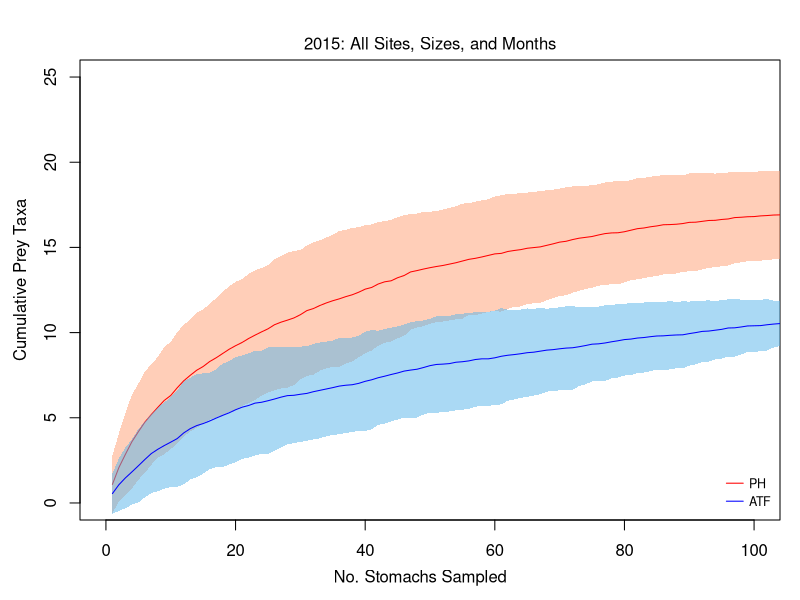
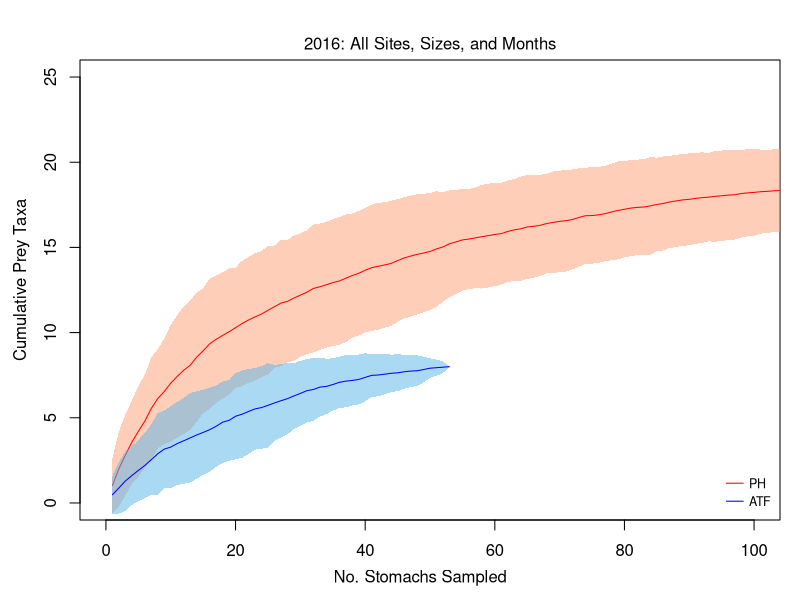
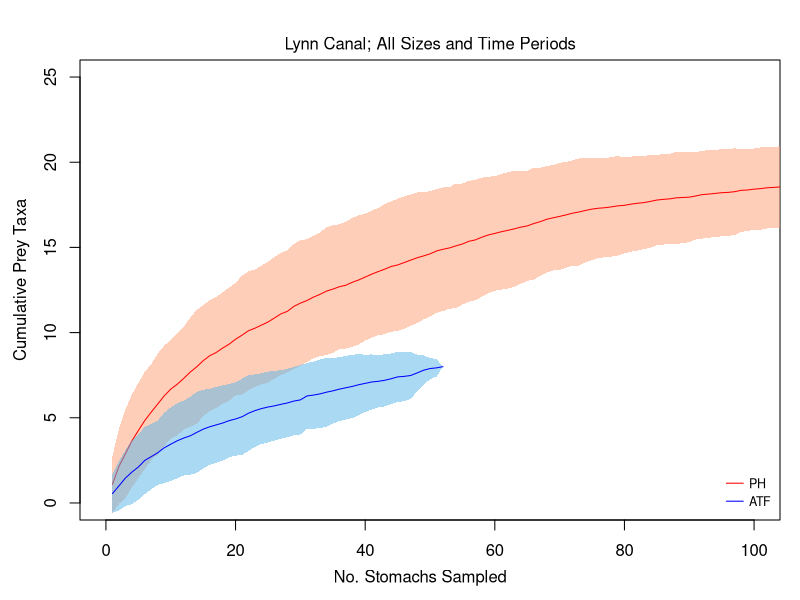
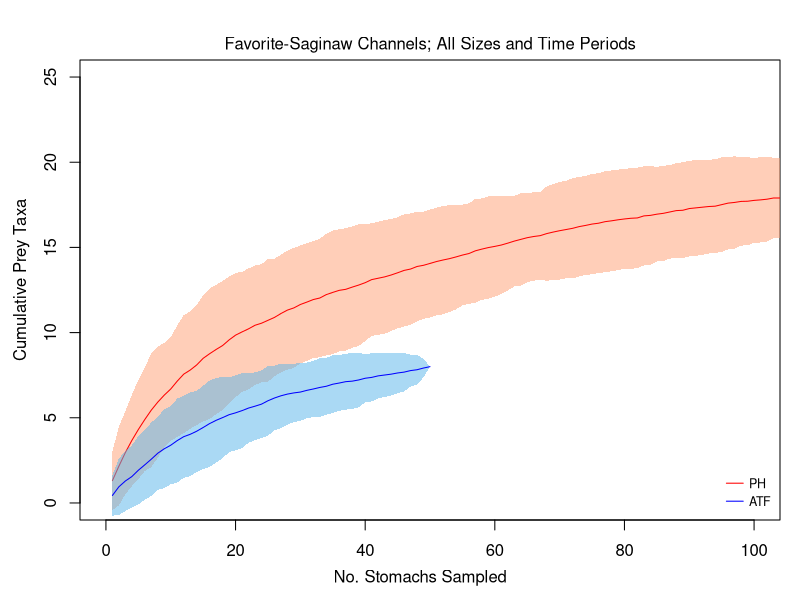
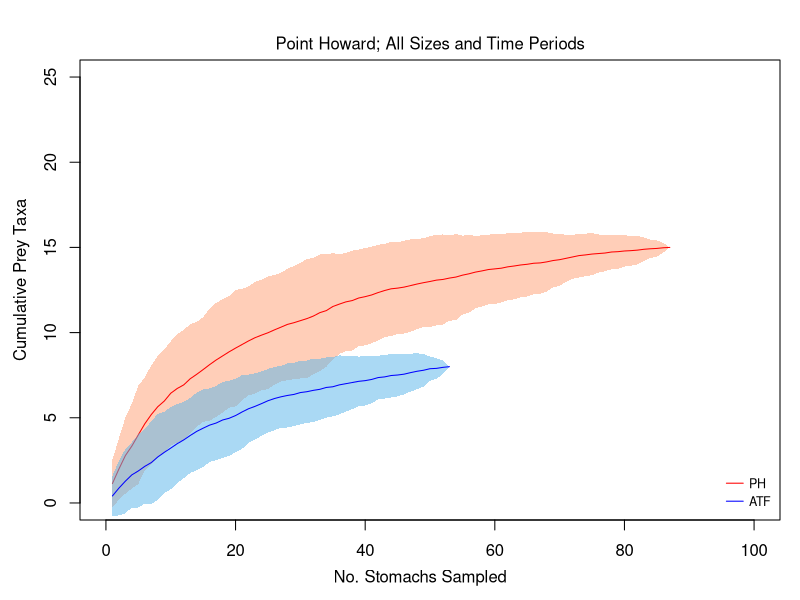
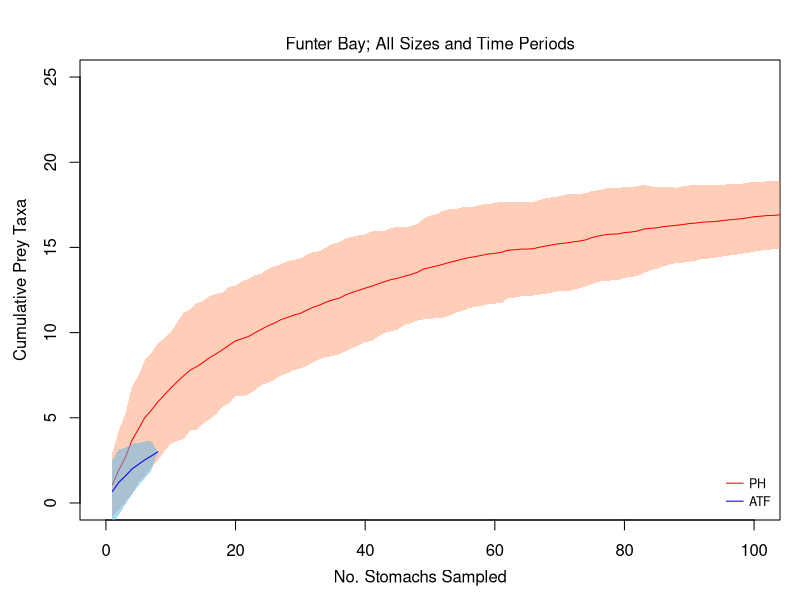
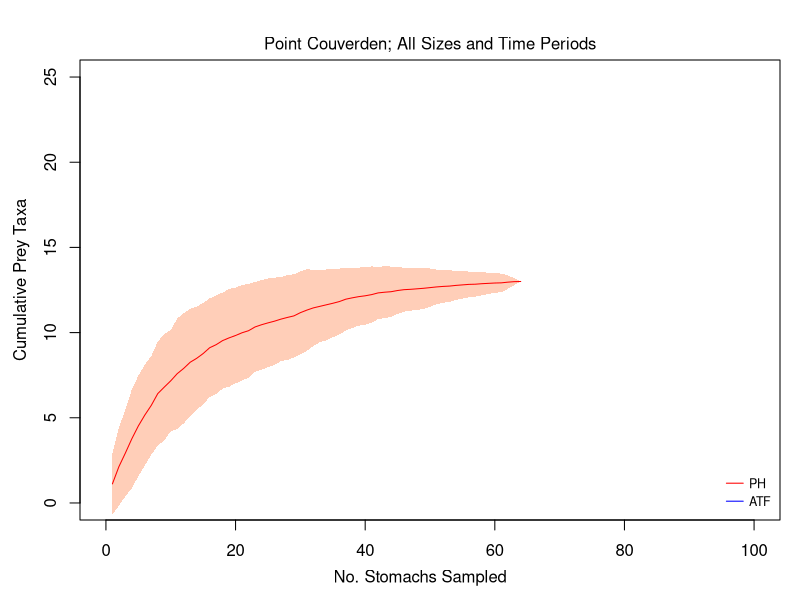
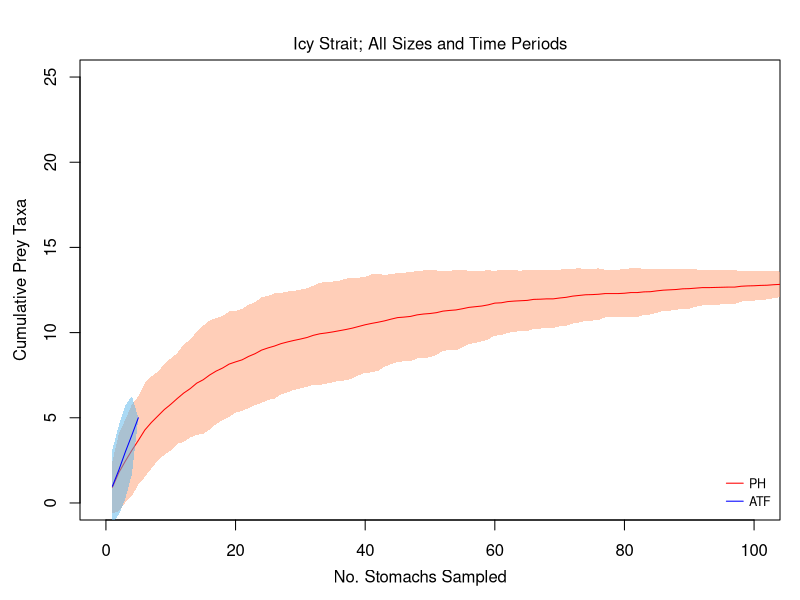

Reproduce these figures in R, in order.
# The code below cumulative prey curves from diets of Pacific Halibut (PH) and Arrowtooth Flounder (ATF). Predators were collected using hook-and-line near Juneau, AK in 2015 and 2016. See Barnes et al. (2021) for details.

# Rcode developed by: Cheryl Barnes
# cheryl.barnes@alaska.edu

# Reference:
# Barnes, C.L., A.H. Beaudreau, and R.N. Yamada (2021). The Role of size in trophic niche separation between two groundfish predators in Alaskan waters. Marine and Coastal Fisheries. doi:10.1002/mcf2.10141

setwd("~/Desktop/SEAK_FieldStudy/")
require(dplyr)
require(reshape2)
require(vegan)
###################################################################### 
# Import and prepare diet data:
PreyData = read.csv("Data/PH_ATF_DietData_SEAK.csv")

# Remove spring and fall months with very few samples (focus = summer):
PreyData$Year = as.factor(PreyData$Year)
PreyData = subset(PreyData, Month != 5 & Month != 9)

# Consolidate individual capture locations into sampling sites:
PreyData$Location = with(PreyData, 
ifelse(Grid.. < 1, "Chatham.Strait",
ifelse(Grid.. <= 3, "Lynn.Canal",
ifelse(Grid.. <= 7, "Favorite-Saginaw.Channel",
ifelse(Grid.. <= 8, "Pt.Howard",
ifelse(Grid.. <= 9, "Funter.Bay",
ifelse(Grid.. <= 10, "Other", 
ifelse(Grid.. <= 11, "Pt.Couverden", 
ifelse(Grid.. <= 13, "Icy.Strait", "Other")))))))))

# Remove locations outside of spatial extent, order others north to south, and rename:
PreyData = subset(PreyData, Location != "Other" & Location != "Chatham.Strait")
PreyData$Location = ordered(PreyData$Location, levels=c("Lynn.Canal", "Favorite-Saginaw.Channel", "Pt.Howard", "Funter.Bay", "Pt.Couverden", "Icy.Strait"))

# Remove unmeasured predators:
PreyData = subset(PreyData, Length..cm. != "NA")

# Assign size bins based on length:
PreyData$FL = round(PreyData$Length..cm., 0)
PreyData$FL_Bin = cut(PreyData$FL, breaks = c(0, 29, 39, 49, 59, 69, 79, 89, 99, 109, 119, 129, 139, 149, 159), include.lowest = F)
levels(PreyData$FL_Bin) = c("<30", "30-39", "40-49", "50-59", "60-69", "70-79", "80-89", "90-99", "100-109", "110-119", "120-129", "130-139", "140-149", "150-159")

# Select only non-empty stomachs for cumulative prey curves:
WithContents = subset(PreyData, Prey.Mass..g. > 0)

# Predict gape from length (see '01_AllometricGrowth' for linear relationships):
PH.data = subset(WithContents, Species == "PH")
  PH.data$GH = round((PH.data$Length..cm. * 1.11497), 0)
  PH.data$GW = round((PH.data$Length..cm. * 1.19663), 0)
ATF.data = subset(WithContents, Species == "ATF")  
  ATF.data$GH = round((ATF.data$Length..cm. * 2.14768), 0)
  ATF.data$GW = round((ATF.data$Length..cm. * 2.06384), 0)
All.data = rbind(PH.data, ATF.data) # recombine

# Assign size bins based on gape:
All.data$GH_Bin = cut(All.data$GH, breaks = c(0, 35, 55, 75, 95, 115, 135, 155, 175, 195, 215), include.lowest = F)
levels(All.data$GH_Bin) = c("<36", "36-55", "56-75", "76-95", "96-115", "116-135", "136-155", "156-175", "176-195", ">195")

All.data$GW_Bin = cut(All.data$GW, breaks = c(0, 35, 55, 75, 95, 115, 135, 155, 175, 195, 215), include.lowest = F)
levels(All.data$GW_Bin) = c("<36", "36-55", "56-75", "76-95", "96-115", "116-135", "136-155", "156-175", "176-195", ">195")

# Format long to wide:
PreyData_wide = dcast(All.data, Month + Day + Year + Location + PredatorData.PredatorID + Species + FL_Bin + GH_Bin + GW_Bin ~ ID_final_Mod, value.var = "Prey.Mass..g.", fun=sum)

###################################################################
# Construct cumulative prey curves to determine whether or not sufficient samples were collected for any one sampling group:
PH_data = subset(PreyData_wide, Species == "PH")
ATF_data = subset(PreyData_wide, Species == "ATF")
###################################################################
# Fig. S1 a) by year:

### 2015:
PH_2015 = subset(PH_data, Year == 2015)
ATF_2015 = subset(ATF_data, Year == 2015)

# Remove 'Species' column from data frames:
PH_2015sub = ifelse(PH_2015[10:ncol(PH_2015)] > 1, 1, 0)
ATF_2015sub = ifelse(ATF_2015[10:ncol(ATF_2015)] > 1, 1, 0)

# Species accumulation curves:
curve.PH_2015 = specaccum(PH_2015sub, method="random", permutations=100)
curve.ATF_2015 = specaccum(ATF_2015sub, method="random", permutations=100)

pdf("Plots/CumulativePreyCurve-2015.pdf",width=6.5,height=4.25)
par(mfrow=c(1, 1), mar=c(2,2,3,1), omi=c(0.4,0.4,0,0))

# Plot PH curve with CI:
plot(curve.PH_2015, 
     main="",
     ci.type = "polygon", ci.col = rgb(1, 158/255, 115/255, 0.5), ci.lty = 0, 
     col = "red",
     xlab = "", ylab="", 
     xlim = c(0,100), ylim = c(0,25))

# Add ATF curve and CIT to the same plot:
plot(curve.ATF_2015, 
     ci.type = "polygon", ci.col = rgb(86/255, 180/255, 233/255, 0.5), ci.lty = 0, 
     col = "blue",
     xlim = c(0,100), ylim = c(0,25), add = TRUE)

mtext("Cumulative Prey Taxa", side=2, line=0.5, outer=T)
mtext("No. Stomachs Sampled", side=1, line=-0.0, padj=0.5, outer=T)
mtext("2015: All Sites, Sizes, and Months", side=3, padj=-0.5, outer=F)
legend("bottomright", inset=0.005, legend=c("PH", "ATF"), bty="n", lwd=1, col=c("red", "blue"), lty=1, x.intersp=0.5, y.intersp=1.2, cex=0.75, seg.len=1.5)
dev.off()


### 2016:
PH_2016 = subset(PH_data, Year == 2016)
ATF_2016 = subset(ATF_data, Year == 2016)

# Remove 'Species' column from data frames:
PH_2016sub = ifelse(PH_2016[10:ncol(PH_2016)] > 1, 1, 0)
ATF_2016sub = ifelse(ATF_2016[10:ncol(ATF_2016)] > 1, 1, 0)

# Species accumulation curves:
curve.PH_2016 = specaccum(PH_2016sub, method="random", permutations=100)
curve.ATF_2016 = specaccum(ATF_2016sub, method="random", permutations=100)

pdf("Plots/CumulativePreyCurve-2016.pdf",width=6.5,height=4.25)
par(mfrow=c(1, 1), mar=c(2,2,3,1), omi=c(0.4,0.4,0,0))

# Plot PH curve with CI:
plot(curve.PH_2016, 
     main="",
     ci.type = "polygon", ci.col = rgb(1, 158/255, 115/255, 0.5), ci.lty = 0, 
     col = "red",
     xlab = "", ylab="", 
     xlim = c(0,100), ylim = c(0,25))

# Add ATF curve and CIT to the same plot:
plot(curve.ATF_2016, 
     ci.type = "polygon", ci.col = rgb(86/255, 180/255, 233/255, 0.5), ci.lty = 0, 
     col = "blue",
     xlim = c(0,100), ylim = c(0,25), add = TRUE)

mtext("Cumulative Prey Taxa", side=2, line=0.5, outer=T)
mtext("No. Stomachs Sampled", side=1, line=-0.0, padj=0.5, outer=T)
mtext("2016: All Sites, Sizes, and Months", side=3, padj=-0.5, outer=F)
legend("bottomright", inset=0.005, legend=c("PH", "ATF"), bty="n", lwd=1, col=c("red", "blue"), lty=1, x.intersp=0.5, y.intersp=1.2, cex=0.75, seg.len=1.5)
dev.off()
###################################################################
# Fig. S1 b) by site:
PH_LC = subset(PH_data, Location == "Lynn.Canal")
PH_FS = subset(PH_data, Location == "Favorite-Saginaw.Channel")
PH_PH = subset(PH_data, Location == "Pt.Howard")
PH_FB = subset(PH_data, Location == "Funter.Bay")
PH_PC = subset(PH_data, Location == "Pt.Couverden")
PH_IS = subset(PH_data, Location == "Icy.Strait")

ATF_LC = subset(ATF_data, Location == "Lynn.Canal")
ATF_FS = subset(ATF_data, Location == "Favorite-Saginaw.Channel")
ATF_PH = subset(ATF_data, Location == "Pt.Howard")
ATF_FB = subset(ATF_data, Location == "Funter.Bay")
ATF_PC = subset(ATF_data, Location == "Pt.Couverden")
ATF_IS = subset(ATF_data, Location == "Icy.Strait")


### Lynn Canal:
# Remove 'Species' column from data frames:
PH.sub_LC = ifelse(PH_LC[10:ncol(PH_LC)] > 1, 1, 0)
ATF.sub_LC = ifelse(ATF_LC[10:ncol(ATF_LC)] > 1, 1, 0)

# Species accumulation curves:
curve.PH_LC = specaccum(PH.sub_LC, method="random", permutations=100)
curve.ATF_LC = specaccum(ATF.sub_LC, method="random", permutations=100)

pdf("Plots/CumulativePreyCurve-Site_LC.pdf",width=6.5,height=4.25)
par(mfrow=c(1,1), mar=c(2,2,3,1), omi=c(0.4,0.4,0,0))

# Plot PH curve with CI:
plot(curve.PH_LC, 
     main="",
     ci.type = "polygon", ci.col = rgb(1, 158/255, 115/255, 0.5), ci.lty = 0, 
     col = "red",
     xlab = "", ylab="", 
     xlim = c(0,100), ylim = c(0,25))

# Add ATF curve and CIT to the same plot:
plot(curve.ATF_LC, 
     ci.type = "polygon", ci.col = rgb(86/255, 180/255, 233/255, 0.5), ci.lty = 0, 
     col = "blue",
     xlim = c(0,100), ylim = c(0,25), add = TRUE)

mtext("Cumulative Prey Taxa", side=2, line=0.5, outer=T)
mtext("No. Stomachs Sampled", side=1, line=-0.0, padj=0.5, outer=T)
mtext("Lynn Canal; All Sizes and Time Periods", side=3, padj=-0.5, outer=F)
legend("bottomright", inset=0.005, legend=c("PH", "ATF"), bty="n", lwd=1, col=c("red", "blue"), lty=1, x.intersp=0.5, y.intersp=1.2, cex=0.75, seg.len=1.5)
dev.off()


### Favorite-Saginaw Channels:
# Remove 'Species' column from data frames:
PH.sub_FS = ifelse(PH_FS[10:ncol(PH_FS)] > 1, 1, 0)
ATF.sub_FS = ifelse(ATF_FS[10:ncol(ATF_FS)] > 1, 1, 0)

# Species accumulation curves:
curve.PH_FS = specaccum(PH.sub_FS, method="random", permutations=100)
curve.ATF_FS = specaccum(ATF.sub_FS, method="random", permutations=100)

pdf("Plots/CumulativePreyCurve-Site_FS.pdf",width=6.5,height=4.25)
par(mfrow=c(1,1), mar=c(2,2,3,1), omi=c(0.4,0.4,0,0))

# Plot PH curve with CI:
plot(curve.PH_FS, 
     main="",
     ci.type = "polygon", ci.col = rgb(1, 158/255, 115/255, 0.5), ci.lty = 0, 
     col = "red",
     xlab = "", ylab="", 
     xlim = c(0,100), ylim = c(0,25))

# Add ATF curve and CIT to the same plot:
plot(curve.ATF_FS, 
     ci.type = "polygon", ci.col = rgb(86/255, 180/255, 233/255, 0.5), ci.lty = 0, 
     col = "blue",
     xlim = c(0,100), ylim = c(0,25), add = TRUE)

mtext("Cumulative Prey Taxa", side=2, line=0.5, outer=T)
mtext("No. Stomachs Sampled", side=1, line=-0.0, padj=0.5, outer=T)
mtext("Favorite-Saginaw Channels; All Sizes and Time Periods", side=3, padj=-0.5, outer=F)
legend("bottomright", inset=0.005, legend=c("PH", "ATF"), bty="n", lwd=1, col=c("red", "blue"), lty=1, x.intersp=0.5, y.intersp=1.2, cex=0.75, seg.len=1.5)
dev.off()


### Point Howard:
# Remove 'Species' column from data frames:
PH.sub_PH = ifelse(PH_PH[10:ncol(PH_PH)] > 1, 1, 0)
ATF.sub_PH = ifelse(ATF_PH[10:ncol(ATF_PH)] > 1, 1, 0)

# Species accumulation curves:
curve.PH_PH = specaccum(PH.sub_PH, method="random", permutations=100)
curve.ATF_PH = specaccum(ATF.sub_PH, method="random", permutations=100)

pdf("Plots/CumulativePreyCurve-Site_PH.pdf",width=6.5,height=4.25)
par(mfrow=c(1,1), mar=c(2,2,3,1), omi=c(0.4,0.4,0,0))

# Plot PH curve with CI:
plot(curve.PH_PH, 
     main="",
     ci.type = "polygon", ci.col = rgb(1, 158/255, 115/255, 0.5), ci.lty = 0, 
     col = "red",
     xlab = "", ylab="", 
     xlim = c(0,100), ylim = c(0,25))

# Add ATF curve and CIT to the same plot:
plot(curve.ATF_PH, 
     ci.type = "polygon", ci.col = rgb(86/255, 180/255, 233/255, 0.5), ci.lty = 0, 
     col = "blue",
     xlim = c(0,100), ylim = c(0,25), add = TRUE)

mtext("Cumulative Prey Taxa", side=2, line=0.5, outer=T)
mtext("No. Stomachs Sampled", side=1, line=-0.0, padj=0.5, outer=T)
mtext("Point Howard; All Sizes and Time Periods", side=3, padj=-0.5, outer=F)
legend("bottomright", inset=0.005, legend=c("PH", "ATF"), bty="n", lwd=1, col=c("red", "blue"), lty=1, x.intersp=0.5, y.intersp=1.2, cex=0.75, seg.len=1.5)
dev.off()


### Funter Bay:
# Remove 'Species' column from data frames:
PH.sub_FB = ifelse(PH_FB[10:ncol(PH_FB)] > 1, 1, 0)
ATF.sub_FB = ifelse(ATF_FB[10:ncol(ATF_FB)] > 1, 1, 0)

# Species accumulation curves:
curve.PH_FB = specaccum(PH.sub_FB, method="random", permutations=100)
curve.ATF_FB = specaccum(ATF.sub_FB, method="random", permutations=100)

pdf("Plots/CumulativePreyCurve-Site_FB.pdf",width=6.5,height=4.25)
par(mfrow=c(1,1), mar=c(2,2,3,1), omi=c(0.4,0.4,0,0))

# Plot PH curve with CI:
plot(curve.PH_FB, 
     main="",
     ci.type = "polygon", ci.col = rgb(1, 158/255, 115/255, 0.5), ci.lty = 0, 
     col = "red",
     xlab = "", ylab="", 
     xlim = c(0,100), ylim = c(0,25))

# Add ATF curve and CIT to the same plot:
plot(curve.ATF_FB, 
     ci.type = "polygon", ci.col = rgb(86/255, 180/255, 233/255, 0.5), ci.lty = 0, 
     col = "blue",
     xlim = c(0,100), ylim = c(0,25), add = TRUE)

mtext("Cumulative Prey Taxa", side=2, line=0.5, outer=T)
mtext("No. Stomachs Sampled", side=1, line=-0.0, padj=0.5, outer=T)
mtext("Funter Bay; All Sizes and Time Periods", side=3, padj=-0.5, outer=F)
legend("bottomright", inset=0.005, legend=c("PH", "ATF"), bty="n", lwd=1, col=c("red", "blue"), lty=1, x.intersp=0.5, y.intersp=1.2, cex=0.75, seg.len=1.5)
dev.off()


### Point Couverden:
# Remove 'Species' column from data frames:
  PH.sub_PC = ifelse(PH_PC[10:ncol(PH_PC)] > 1, 1, 0)
# ATF.sub_PC = ifelse(ATF_PC[10:ncol(ATF_PC)] > 1, 1, 0)

# Species accumulation curves:
  curve.PH_PC = specaccum(PH.sub_PC, method="random", permutations=100)
# curve.ATF_PC = specaccum(ATF.sub_PC, method="random", permutations=100)

pdf("Plots/CumulativePreyCurve-Site_PC.pdf",width=6.5,height=4.25)
par(mfrow=c(1,1), mar=c(2,2,3,1), omi=c(0.4,0.4,0,0))

# Plot PH curve with CI:
plot(curve.PH_PC, 
     main="",
     ci.type = "polygon", ci.col = rgb(1, 158/255, 115/255, 0.5), ci.lty = 0, 
     col = "red",
     xlab = "", ylab="", 
     xlim = c(0,100), ylim = c(0,25))

# Add ATF curve and CIT to the same plot:
# plot(curve.ATF_PC, 
    # ci.type = "polygon", ci.col = rgb(86/255, 180/255, 233/255, 0.5), ci.lty = 0, 
    # col = "blue",
    # xlim = c(0,100), ylim = c(0,25), add = TRUE)

mtext("Cumulative Prey Taxa", side=2, line=0.5, outer=T)
mtext("No. Stomachs Sampled", side=1, line=-0.0, padj=0.5, outer=T)
mtext("Point Couverden; All Sizes and Time Periods", side=3, padj=-0.5, outer=F)
legend("bottomright", inset=0.005, legend=c("PH", "ATF"), bty="n", lwd=1, col=c("red", "blue"), lty=1, x.intersp=0.5, y.intersp=1.2, cex=0.75, seg.len=1.5)
dev.off()


### Icy Strait:
# Remove 'Species' column from data frames:
PH.sub_IS = ifelse(PH_IS[10:ncol(PH_IS)] > 1, 1, 0)
ATF.sub_IS = ifelse(ATF_IS[10:ncol(ATF_IS)] > 1, 1, 0)

# Species accumulation curves:
curve.PH_IS = specaccum(PH.sub_IS, method="random", permutations=100)
curve.ATF_IS = specaccum(ATF.sub_IS, method="random", permutations=100)

pdf("Plots/CumulativePreyCurve-Site_IS.pdf",width=6.5,height=4.25)
par(mfrow=c(1,1), mar=c(2,2,3,1), omi=c(0.4,0.4,0,0))

# Plot PH curve with CI:
plot(curve.PH_IS, 
     main="",
     ci.type = "polygon", ci.col = rgb(1, 158/255, 115/255, 0.5), ci.lty = 0, 
     col = "red",
     xlab = "", ylab="", 
     xlim = c(0,100), ylim = c(0,25))

# Add ATF curve and CIT to the same plot:
plot(curve.ATF_IS, 
     ci.type = "polygon", ci.col = rgb(86/255, 180/255, 233/255, 0.5), ci.lty = 0, 
     col = "blue",
     xlim = c(0,100), ylim = c(0,25), add = TRUE)

mtext("Cumulative Prey Taxa", side=2, line=0.5, outer=T)
mtext("No. Stomachs Sampled", side=1, line=-0.0, padj=0.5, outer=T)
mtext("Icy Strait; All Sizes and Time Periods", side=3, padj=-0.5, outer=F)
legend("bottomright", inset=0.005, legend=c("PH", "ATF"), bty="n", lwd=1, col=c("red", "blue"), lty=1, x.intersp=0.5, y.intersp=1.2, cex=0.75, seg.len=1.5)
dev.off()

###################################################################
# Fig. S1 c) by fork length bin:
PH_60 = subset(PH_data, FL_Bin == "60-69")
PH_70 = subset(PH_data, FL_Bin == "70-79")
PH_80 = subset(PH_data, FL_Bin == "80-89")
PH_90 = subset(PH_data, FL_Bin == "90-99")
PH_100 = subset(PH_data, FL_Bin == "100-109")

ATF_50 = subset(ATF_data, FL_Bin == "50-59")
ATF_60 = subset(ATF_data, FL_Bin == "60-69")


### 50-59 cm:
# Remove 'Species' column from data frames:
# PH.sub_50 = ifelse(PH_50[10:ncol(PH_50)] > 1, 1, 0)
  ATF.sub_50 = ifelse(ATF_50[10:ncol(ATF_50)] > 1, 1, 0)

# Species accumulation curves:
# curve.PH_50 = specaccum(PH.sub_50, method="random", permutations=100)
  curve.ATF_50 = specaccum(ATF.sub_50, method="random", permutations=100)

pdf("Plots/CumulativePreyCurve-FL50.pdf",width=6.5,height=4.25)
par(mfrow=c(1, 1), mar=c(2,2,3,1), omi=c(0.4,0.4,0,0))

# Plot PH curve with CI:
# plot(curve.PH_50, 
     # main="",
     # ci.type = "polygon", ci.col = rgb(1, 158/255, 115/255, 0.5), # ci.lty = 0, 
     # col = "red",
     # xlab = "", ylab="", 
     # xlim = c(0,100), ylim = c(0,25))

# Add ATF curve and CIT to the same plot:
plot(curve.ATF_50, 
     main="",
     ci.type = "polygon", ci.col = rgb(86/255, 180/255, 233/255, 0.5), ci.lty = 0, 
     col = "blue",
     xlab = "", ylab="",
     xlim = c(0,100), ylim = c(0,25))

mtext("Cumulative Prey Taxa", side=2, line=0.5, outer=T)
mtext("No. Stomachs Sampled", side=1, line=-0.0, padj=0.5, outer=T)
mtext("FL: 50-59 cm; All Sites and Time Periods", side=3, padj=-0.5, outer=F)
legend("bottomright", inset=0.005, legend=c("PH", "ATF"), bty="n", lwd=1, col=c("red", "blue"), lty=1, x.intersp=0.5, y.intersp=1.2, cex=0.75, seg.len=1.5)
dev.off()


### 60-69 cm:
# Remove 'Species' column from data frames:
PH.sub_60 = ifelse(PH_60[10:ncol(PH_60)] > 1, 1, 0)
ATF.sub_60 = ifelse(ATF_60[10:ncol(ATF_60)] > 1, 1, 0)

# Species accumulation curves:
curve.PH_60 = specaccum(PH.sub_60, method="random", permutations=100)
curve.ATF_60 = specaccum(ATF.sub_60, method="random", permutations=100)

pdf("Plots/CumulativePreyCurve-FL60.pdf",width=6.5,height=4.25)
par(mfrow=c(1, 1), mar=c(2,2,3,1), omi=c(0.4,0.4,0,0))

# Plot PH curve with CI:
plot(curve.PH_60, 
     main="",
     ci.type = "polygon", ci.col = rgb(1, 158/255, 115/255, 0.5), ci.lty = 0, 
     col = "red",
     xlab = "", ylab="", 
     xlim = c(0,100), ylim = c(0,25))

# Add ATF curve and CIT to the same plot:
plot(curve.ATF_60, 
ci.type = "polygon", ci.col = rgb(86/255, 180/255, 233/255, 0.5), ci.lty = 0, 
col = "blue",
xlim = c(0,100), ylim = c(0,25), add = TRUE)

mtext("Cumulative Prey Taxa", side=2, line=0.5, outer=T)
mtext("No. Stomachs Sampled", side=1, line=-0.0, padj=0.5, outer=T)
mtext("FL: 60-69 cm; All Sites and Time Periods", side=3, padj=-0.5, outer=F)
legend("bottomright", inset=0.005, legend=c("PH", "ATF"), bty="n", lwd=1, col=c("red", "blue"), lty=1, x.intersp=0.5, y.intersp=1.2, cex=0.75, seg.len=1.5)
dev.off()


### 70-79 cm:
# Remove 'Species' column from data frames:
  PH.sub_70 = ifelse(PH_70[10:ncol(PH_70)] > 1, 1, 0)
# ATF.sub_70 = ifelse(ATF_70[10:ncol(ATF_70)] > 1, 1, 0)

# Species accumulation curves:
  curve.PH_70 = specaccum(PH.sub_70, method="random", permutations=100)
# curve.ATF_70 = specaccum(ATF.sub_70, method="random", permutations=100)

pdf("Plots/CumulativePreyCurve-FL70.pdf",width=6.5,height=4.25)
par(mfrow=c(1, 1), mar=c(2,2,3,1), omi=c(0.4,0.4,0,0))

# Plot PH curve with CI:
plot(curve.PH_70, 
     main="",
     ci.type = "polygon", ci.col = rgb(1, 158/255, 115/255, 0.5), ci.lty = 0, 
     col = "red",
     xlab = "", ylab="", 
     xlim = c(0,100), ylim = c(0,25))

# Add ATF curve and CIT to the same plot:
# plot(curve.ATF_70, 
     # ci.type = "polygon", ci.col = rgb(86/255, 180/255, 233/255, 0.5), ci.lty = 0, 
     # col = "blue",
     # xlim = c(0,100), ylim = c(0,25), add = TRUE)

mtext("Cumulative Prey Taxa", side=2, line=0.5, outer=T)
mtext("No. Stomachs Sampled", side=1, line=-0.0, padj=0.5, outer=T)
mtext("FL: 70-79 cm; All Sites and Time Periods", side=3, padj=-0.5, outer=F)
legend("bottomright", inset=0.005, legend=c("PH", "ATF"), bty="n", lwd=1, col=c("red", "blue"), lty=1, x.intersp=0.5, y.intersp=1.2, cex=0.75, seg.len=1.5)
dev.off()


### 80-89 cm:
# Remove 'Species' column from data frames:
PH.sub_80 = ifelse(PH_80[10:ncol(PH_80)] > 1, 1, 0)
# ATF.sub_80 = ifelse(ATF_80[10:ncol(ATF_80)] > 1, 1, 0)

# Species accumulation curves:
curve.PH_80 = specaccum(PH.sub_80, method="random", permutations=100)
# curve.ATF_80 = specaccum(ATF.sub_80, method="random", permutations=100)

pdf("Plots/CumulativePreyCurve-FL80.pdf",width=6.5,height=4.25)
par(mfrow=c(1, 1), mar=c(2,2,3,1), omi=c(0.4,0.4,0,0))

# Plot PH curve with CI:
plot(curve.PH_80, 
     main="",
     ci.type = "polygon", ci.col = rgb(1, 158/255, 115/255, 0.5), ci.lty = 0, 
     col = "red",
     xlab = "", ylab="", 
     xlim = c(0,100), ylim = c(0,25))

# Add ATF curve and CIT to the same plot:
# plot(curve.ATF_80, 
# ci.type = "polygon", ci.col = rgb(86/255, 180/255, 233/255, 0.5), ci.lty = 0, 
# col = "blue",
# xlim = c(0,100), ylim = c(0,25), add = TRUE)

mtext("Cumulative Prey Taxa", side=2, line=0.5, outer=T)
mtext("No. Stomachs Sampled", side=1, line=-0.0, padj=0.5, outer=T)
mtext("FL: 80-89 cm; All Sites and Time Periods", side=3, padj=-0.5, outer=F)
legend("bottomright", inset=0.005, legend=c("PH", "ATF"), bty="n", lwd=1, col=c("red", "blue"), lty=1, x.intersp=0.5, y.intersp=1.2, cex=0.75, seg.len=1.5)
dev.off()


### 90-99 cm:
# Remove 'Species' column from data frames:
  PH.sub_90 = ifelse(PH_90[10:ncol(PH_90)] > 1, 1, 0)
# ATF.sub_90 = ifelse(ATF_90[10:ncol(ATF_90)] > 1, 1, 0)

# Species accumulation curves:
  curve.PH_90 = specaccum(PH.sub_90, method="random", permutations=100)
# curve.ATF_90 = specaccum(ATF.sub_90, method="random", permutations=100)

pdf("Plots/CumulativePreyCurve-FL90.pdf",width=6.5,height=4.25)
par(mfrow=c(1, 1), mar=c(2,2,3,1), omi=c(0.4,0.4,0,0))

# Plot PH curve with CI:
plot(curve.PH_90, 
     main="",
     ci.type = "polygon", ci.col = rgb(1, 158/255, 115/255, 0.5), ci.lty = 0, 
     col = "red",
     xlab = "", ylab="", 
     xlim = c(0,100), ylim = c(0,25))

# Add ATF curve and CIT to the same plot:
# plot(curve.ATF_90, 
# ci.type = "polygon", ci.col = rgb(86/255, 180/255, 233/255, 0.5), ci.lty = 0, 
# col = "blue",
# xlim = c(0,100), ylim = c(0,25), add = TRUE)

mtext("Cumulative Prey Taxa", side=2, line=0.5, outer=T)
mtext("No. Stomachs Sampled", side=1, line=-0.0, padj=0.5, outer=T)
mtext("FL: 90-99 cm; All Sites and Time Periods", side=3, padj=-0.5, outer=F)
legend("bottomright", inset=0.005, legend=c("PH", "ATF"), bty="n", lwd=1, col=c("red", "blue"), lty=1, x.intersp=0.5, y.intersp=1.2, cex=0.75, seg.len=1.5)
dev.off()


### 100-109 cm:
# Remove 'Species' column from data frames:
  PH.sub_100 = ifelse(PH_100[10:ncol(PH_100)] > 1, 1, 0)
# ATF.sub_100 = ifelse(ATF_100[10:ncol(ATF_100)] > 1, 1, 0)

# Species accumulation curves:
  curve.PH_100 = specaccum(PH.sub_100, method="random", permutations=100)
# curve.ATF_100 = specaccum(ATF.sub_100, method="random", permutations=100)

pdf("Plots/CumulativePreyCurve-FL100.pdf",width=6.5,height=4.25)
par(mfrow=c(1, 1), mar=c(2,2,3,1), omi=c(0.4,0.4,0,0))

# Plot PH curve with CI:
plot(curve.PH_100, 
     main="",
     ci.type = "polygon", ci.col = rgb(1, 158/255, 115/255, 0.5), ci.lty = 0, 
     col = "red",
     xlab = "", ylab="", 
     xlim = c(0,100), ylim = c(0,25))

# Add ATF curve and CIT to the same plot:
# plot(curve.ATF_100, 
# ci.type = "polygon", ci.col = rgb(86/255, 180/255, 233/255, 0.5), ci.lty = 0, 
# col = "blue",
# xlim = c(0,100), ylim = c(0,25), add = TRUE)

mtext("Cumulative Prey Taxa", side=2, line=0.5, outer=T)
mtext("No. Stomachs Sampled", side=1, line=-0.0, padj=0.5, outer=T)
mtext("FL: 100-109 cm; All Sites and Time Periods", side=3, padj=-0.5, outer=F)
legend("bottomright", inset=0.005, legend=c("PH", "ATF"), bty="n", lwd=1, col=c("red", "blue"), lty=1, x.intersp=0.5, y.intersp=1.2, cex=0.75, seg.len=1.5)
dev.off()

###################################################################
# Fig. S1 d) by gape height bin:
PH_56 = subset(PH_data, GH_Bin == "56-75")
PH_76 = subset(PH_data, GH_Bin == "76-95")
PH_96 = subset(PH_data, GH_Bin == "96-115")
PH_116 = subset(PH_data, GH_Bin == "116-135")
PH_136 = subset(PH_data, GH_Bin == "136-155")

ATF_56 = subset(ATF_data, GH_Bin == "56-75")
ATF_76 = subset(ATF_data, GH_Bin == "76-95")
ATF_96 = subset(ATF_data, GH_Bin == "96-115")
ATF_116 = subset(ATF_data, GH_Bin == "116-135")
ATF_136 = subset(ATF_data, GH_Bin == "136-155")


### 56-75 mm:
# Remove 'Species' column from data frames:
  PH.sub_56 = ifelse(PH_56[10:ncol(PH_56)] > 1, 1, 0)
# ATF.sub_56 = ifelse(ATF_56[10:ncol(ATF_56)] > 1, 1, 0)

# Species accumulation curves:
  curve.PH_56 = specaccum(PH.sub_56, method="random", permutations=100)
# curve.ATF_56 = specaccum(ATF.sub_56, method="random", permutations=100)

pdf("Plots/CumulativePreyCurve-GH56.pdf",width=6.5,height=4.25)
par(mfrow=c(1, 1), mar=c(2,2,3,1), omi=c(0.4,0.4,0,0))

# Plot PH curve with CI:
plot(curve.PH_56, 
     main="",
     ci.type = "polygon", ci.col = rgb(1, 158/255, 115/255, 0.5), ci.lty = 0, 
     col = "red",
     xlab = "", ylab="", 
     xlim = c(0,100), ylim = c(0,25))

# Add ATF curve and CIT to the same plot:
# plot(curve.ATF_56, 
     # ci.type = "polygon", ci.col = rgb(86/255, 180/255, 233/255, 0.5), ci.lty = 0, 
     # col = "blue",
     # xlim = c(0,100), ylim = c(0,25), add = TRUE)

mtext("Cumulative Prey Taxa", side=2, line=0.5, outer=T)
mtext("No. Stomachs Sampled", side=1, line=-0.0, padj=0.5, outer=T)
mtext("GH: 56-75 mm; All Sites and Time Periods", side=3, padj=-0.5, outer=F)
legend("bottomright", inset=0.005, legend=c("PH", "ATF"), bty="n", lwd=1, col=c("red", "blue"), lty=1, x.intersp=0.5, y.intersp=1.2, cex=0.75, seg.len=1.5)
dev.off()


### 76-95 mm:
# Remove 'Species' column from data frames:
  PH.sub_76 = ifelse(PH_76[10:ncol(PH_76)] > 1, 1, 0)
# ATF.sub_76 = ifelse(ATF_76[10:ncol(ATF_76)] > 1, 1, 0)

# Species accumulation curves:
  curve.PH_76 = specaccum(PH.sub_76, method="random", permutations=100)
# curve.ATF_76 = specaccum(ATF.sub_76, method="random", permutations=100)

pdf("Plots/CumulativePreyCurve-GH76.pdf",width=6.5,height=4.25)
par(mfrow=c(1,1), mar=c(2,2,3,1), omi=c(0.4,0.4,0,0))

# Plot PH curve with CI:
plot(curve.PH_76, 
     main="",
     ci.type = "polygon", ci.col = rgb(1, 158/255, 115/255, 0.5), ci.lty = 0, 
     col = "red",
     xlab = "", ylab="", 
     xlim = c(0,100), ylim = c(0,25))

# Add ATF curve and CIT to the same plot:
# plot(curve.ATF_76, 
     # ci.type = "polygon", ci.col = rgb(86/255, 180/255, 233/255, 0.5), ci.lty = 0, 
     # col = "blue",
     # xlim = c(0,100), ylim = c(0,25), add = TRUE)

mtext("Cumulative Prey Taxa", side=2, line=0.5, outer=T)
mtext("No. Stomachs Sampled", side=1, line=-0.0, padj=0.5, outer=T)
mtext("GH: 76-95 mm; All Sites and Time Periods", side=3, padj=-0.5, outer=F)
legend("bottomright", inset=0.005, legend=c("PH", "ATF"), bty="n", lwd=1, col=c("red", "blue"), lty=1, x.intersp=0.5, y.intersp=1.2, cex=0.75, seg.len=1.5)
dev.off()


### 96-115 mm:
# Remove 'Species' column from data frames:
PH.sub_96 = ifelse(PH_96[10:ncol(PH_96)] > 1, 1, 0)
ATF.sub_96 = ifelse(ATF_96[10:ncol(ATF_96)] > 1, 1, 0)

# Species accumulation curves:
curve.PH_96 = specaccum(PH.sub_96, method="random", permutations=100)
curve.ATF_96 = specaccum(ATF.sub_96, method="random", permutations=100)

pdf("Plots/CumulativePreyCurve-GH96.pdf",width=6.5,height=4.25)
par(mfrow=c(1, 1), mar=c(2,2,3,1), omi=c(0.4,0.4,0,0))

# Plot PH curve with CI:
plot(curve.PH_96, 
     main="",
     ci.type = "polygon", ci.col = rgb(1, 158/255, 115/255, 0.5), ci.lty = 0, 
     col = "red",
     xlab = "", ylab="", 
     xlim = c(0,100), ylim = c(0,25))

# Add ATF curve and CIT to the same plot:
plot(curve.ATF_96, 
     ci.type = "polygon", ci.col = rgb(86/255, 180/255, 233/255, 0.5), ci.lty = 0, 
     col = "blue",
     xlim = c(0,100), ylim = c(0,25), add = TRUE)

mtext("Cumulative Prey Taxa", side=2, line=0.5, outer=T)
mtext("No. Stomachs Sampled", side=1, line=-0.0, padj=0.5, outer=T)
mtext("GH: 96-115 mm; All Sites and Time Periods", side=3, padj=-0.5, outer=F)
legend("bottomright", inset=0.005, legend=c("PH", "ATF"), bty="n", lwd=1, col=c("red", "blue"), lty=1, x.intersp=0.5, y.intersp=1.2, cex=0.75, seg.len=1.5)
dev.off()


### 116-135 mm:
# Remove 'Species' column from data frames:
PH.sub_116 = ifelse(PH_116[10:ncol(PH_116)] > 1, 1, 0)
ATF.sub_116 = ifelse(ATF_116[10:ncol(ATF_116)] > 1, 1, 0)

# Species accumulation curves:
curve.PH_116 = specaccum(PH.sub_116, method="random", permutations=100)
curve.ATF_116 = specaccum(ATF.sub_116, method="random", permutations=100)

pdf("Plots/CumulativePreyCurve-GH116.pdf",width=6.5,height=4.25)
par(mfrow=c(1,1), mar=c(2,2,3,1), omi=c(0.4,0.4,0,0))

# Plot PH curve with CI:
plot(curve.PH_116, 
     main="",
     ci.type = "polygon", ci.col = rgb(1, 158/255, 115/255, 0.5), ci.lty = 0, 
     col = "red",
     xlab = "", ylab="", 
     xlim = c(0,100), ylim = c(0,25))

# Add ATF curve and CIT to the same plot:
plot(curve.ATF_116, 
     ci.type = "polygon", ci.col = rgb(86/255, 180/255, 233/255, 0.5), ci.lty = 0, 
     col = "blue",
     xlim = c(0,100), ylim = c(0,25), add = TRUE)

mtext("Cumulative Prey Taxa", side=2, line=0.5, outer=T)
mtext("No. Stomachs Sampled", side=1, line=-0.0, padj=0.5, outer=T)
mtext("GH: 116-135 mm; All Sites and Time Periods", side=3, padj=-0.5, outer=F)
legend("bottomright", inset=0.005, legend=c("PH", "ATF"), bty="n", lwd=1, col=c("red", "blue"), lty=1, x.intersp=0.5, y.intersp=1.2, cex=0.75, seg.len=1.5)
dev.off()


### 136-155 mm:
# Remove 'Species' column from data frames:
PH.sub_136 = ifelse(PH_136[10:ncol(PH_136)] > 1, 1, 0)
ATF.sub_136 = ifelse(ATF_136[10:ncol(ATF_136)] > 1, 1, 0)

# Species accumulation curves:
curve.PH_136 = specaccum(PH.sub_136, method="random", permutations=100)
curve.ATF_136 = specaccum(ATF.sub_136, method="random", permutations=100)

pdf("Plots/CumulativePreyCurve-GH136.pdf",width=6.5,height=4.25)
par(mfrow=c(1,1), mar=c(2,2,3,1), omi=c(0.4,0.4,0,0))

# Plot PH curve with CI:
plot(curve.PH_136, 
     main="",
     ci.type = "polygon", ci.col = rgb(1, 158/255, 115/255, 0.5), ci.lty = 0, 
     col = "red",
     xlab = "", ylab="", 
     xlim = c(0,100), ylim = c(0,25))

# Add ATF curve and CIT to the same plot:
plot(curve.ATF_136, 
     ci.type = "polygon", ci.col = rgb(86/255, 180/255, 233/255, 0.5), ci.lty = 0, 
     col = "blue",
     xlim = c(0,100), ylim = c(0,25), add = TRUE)

mtext("Cumulative Prey Taxa", side=2, line=0.5, outer=T)
mtext("No. Stomachs Sampled", side=1, line=-0.0, padj=0.5, outer=T)
mtext("GH: 136-155 mm; All Sites and Time Periods", side=3, padj=-0.5, outer=F)
legend("bottomright", inset=0.005, legend=c("PH", "ATF"), bty="n", lwd=1, col=c("red", "blue"), lty=1, x.intersp=0.5, y.intersp=1.2, cex=0.75, seg.len=1.5)
dev.off()

###################################################################
# Fig. S1 e) by gape width bin:
PH_56 = subset(PH_data, GW_Bin == "56-75")
PH_76 = subset(PH_data, GW_Bin == "76-95")
PH_96 = subset(PH_data, GW_Bin == "96-115")
PH_116 = subset(PH_data, GW_Bin == "116-135")
PH_136 = subset(PH_data, GW_Bin == "136-155")

ATF_56 = subset(ATF_data, GW_Bin == "56-75")
ATF_76 = subset(ATF_data, GW_Bin == "76-95")
ATF_96 = subset(ATF_data, GW_Bin == "96-115")
ATF_116 = subset(ATF_data, GW_Bin == "116-135")
ATF_136 = subset(ATF_data, GW_Bin == "136-155")


### 56-75 mm:
# Remove 'Species' column from data frames:
  PH.sub_56 = ifelse(PH_56[10:ncol(PH_56)] > 1, 1, 0)
# ATF.sub_56 = ifelse(ATF_56[10:ncol(ATF_56)] > 1, 1, 0)

# Species accumulation curves:
  curve.PH_56 = specaccum(PH.sub_56, method="random", permutations=100)
# curve.ATF_56 = specaccum(ATF.sub_56, method="random", permutations=100)

pdf("Plots/CumulativePreyCurve-GW56.pdf",width=6.5,height=4.25)
par(mfrow=c(1, 1), mar=c(2,2,3,1), omi=c(0.4,0.4,0,0))

# Plot PH curve with CI:
plot(curve.PH_56, 
     main="",
     ci.type = "polygon", ci.col = rgb(1, 158/255, 115/255, 0.5), ci.lty = 0, 
     col = "red",
     xlab = "", ylab="", 
     xlim = c(0,100), ylim = c(0,25))

# Add ATF curve and CIT to the same plot:
# plot(curve.ATF_56, 
# ci.type = "polygon", ci.col = rgb(86/255, 180/255, 233/255, 0.5), ci.lty = 0, 
# col = "blue",
# xlim = c(0,100), ylim = c(0,25), add = TRUE)

mtext("Cumulative Prey Taxa", side=2, line=0.5, outer=T)
mtext("No. Stomachs Sampled", side=1, line=-0.0, padj=0.5, outer=T)
mtext("GW: 56-75 mm; All Sites and Time Periods", side=3, padj=-0.5, outer=F)
legend("bottomright", inset=0.005, legend=c("PH", "ATF"), bty="n", lwd=1, col=c("red", "blue"), lty=1, x.intersp=0.5, y.intersp=1.2, cex=0.75, seg.len=1.5)
dev.off()


### 76-95 mm:
# Remove 'Species' column from data frames:
PH.sub_76 = ifelse(PH_76[10:ncol(PH_76)] > 1, 1, 0)
ATF.sub_76 = ifelse(ATF_76[10:ncol(ATF_76)] > 1, 1, 0)

# Species accumulation curves:
curve.PH_76 = specaccum(PH.sub_76, method="random", permutations=100)
curve.ATF_76 = specaccum(ATF.sub_76, method="random", permutations=100)

pdf("Plots/CumulativePreyCurve-GW76.pdf",width=6.5,height=4.25)
par(mfrow=c(1,1), mar=c(2,2,3,1), omi=c(0.4,0.4,0,0))

# Plot PH curve with CI:
plot(curve.PH_76, 
     main="",
     ci.type = "polygon", ci.col = rgb(1, 158/255, 115/255, 0.5), ci.lty = 0, 
     col = "red",
     xlab = "", ylab="", 
     xlim = c(0,100), ylim = c(0,25))

# Add ATF curve and CIT to the same plot:
plot(curve.ATF_76, 
     ci.type = "polygon", ci.col = rgb(86/255, 180/255, 233/255, 0.5), ci.lty = 0, 
     col = "blue",
     xlim = c(0,100), ylim = c(0,25), add = TRUE)

mtext("Cumulative Prey Taxa", side=2, line=0.5, outer=T)
mtext("No. Stomachs Sampled", side=1, line=-0.0, padj=0.5, outer=T)
mtext("GW: 76-95 mm; All Sites and Time Periods", side=3, padj=-0.5, outer=F)
legend("bottomright", inset=0.005, legend=c("PH", "ATF"), bty="n", lwd=1, col=c("red", "blue"), lty=1, x.intersp=0.5, y.intersp=1.2, cex=0.75, seg.len=1.5)
dev.off()


### 96-115 mm:
# Remove 'Species' column from data frames:
PH.sub_96 = ifelse(PH_96[10:ncol(PH_96)] > 1, 1, 0)
ATF.sub_96 = ifelse(ATF_96[10:ncol(ATF_96)] > 1, 1, 0)

# Species accumulation curves:
curve.PH_96 = specaccum(PH.sub_96, method="random", permutations=100)
curve.ATF_96 = specaccum(ATF.sub_96, method="random", permutations=100)

pdf("Plots/CumulativePreyCurve-GW96.pdf",width=6.5,height=4.25)
par(mfrow=c(1, 1), mar=c(2,2,3,1), omi=c(0.4,0.4,0,0))

# Plot PH curve with CI:
plot(curve.PH_96, 
     main="",
     ci.type = "polygon", ci.col = rgb(1, 158/255, 115/255, 0.5), ci.lty = 0, 
     col = "red",
     xlab = "", ylab="", 
     xlim = c(0,100), ylim = c(0,25))

# Add ATF curve and CIT to the same plot:
plot(curve.ATF_96, 
     ci.type = "polygon", ci.col = rgb(86/255, 180/255, 233/255, 0.5), ci.lty = 0, 
     col = "blue",
     xlim = c(0,100), ylim = c(0,25), add = TRUE)

mtext("Cumulative Prey Taxa", side=2, line=0.5, outer=T)
mtext("No. Stomachs Sampled", side=1, line=-0.0, padj=0.5, outer=T)
mtext("GW: 96-115 mm; All Sites and Time Periods", side=3, padj=-0.5, outer=F)
legend("bottomright", inset=0.005, legend=c("PH", "ATF"), bty="n", lwd=1, col=c("red", "blue"), lty=1, x.intersp=0.5, y.intersp=1.2, cex=0.75, seg.len=1.5)
dev.off()


### 116-135 mm:
# Remove 'Species' column from data frames:
PH.sub_116 = ifelse(PH_116[10:ncol(PH_116)] > 1, 1, 0)
ATF.sub_116 = ifelse(ATF_116[10:ncol(ATF_116)] > 1, 1, 0)

# Species accumulation curves:
curve.PH_116 = specaccum(PH.sub_116, method="random", permutations=100)
curve.ATF_116 = specaccum(ATF.sub_116, method="random", permutations=100)

pdf("Plots/CumulativePreyCurve-GW116.pdf",width=6.5,height=4.25)
par(mfrow=c(1,1), mar=c(2,2,3,1), omi=c(0.4,0.4,0,0))

# Plot PH curve with CI:
plot(curve.PH_116, 
     main="",
     ci.type = "polygon", ci.col = rgb(1, 158/255, 115/255, 0.5), ci.lty = 0, 
     col = "red",
     xlab = "", ylab="", 
     xlim = c(0,100), ylim = c(0,25))

# Add ATF curve and CIT to the same plot:
plot(curve.ATF_116, 
     ci.type = "polygon", ci.col = rgb(86/255, 180/255, 233/255, 0.5), ci.lty = 0, 
     col = "blue",
     xlim = c(0,100), ylim = c(0,25), add = TRUE)

mtext("Cumulative Prey Taxa", side=2, line=0.5, outer=T)
mtext("No. Stomachs Sampled", side=1, line=-0.0, padj=0.5, outer=T)
mtext("GW: 116-135 mm; All Sites and Time Periods", side=3, padj=-0.5, outer=F)
legend("bottomright", inset=0.005, legend=c("PH", "ATF"), bty="n", lwd=1, col=c("red", "blue"), lty=1, x.intersp=0.5, y.intersp=1.2, cex=0.75, seg.len=1.5)
dev.off()


### 136-155 mm:
# Remove 'Species' column from data frames:
PH.sub_136 = ifelse(PH_136[10:ncol(PH_136)] > 1, 1, 0)
ATF.sub_136 = ifelse(ATF_136[10:ncol(ATF_136)] > 1, 1, 0)

# Species accumulation curves:
curve.PH_136 = specaccum(PH.sub_136, method="random", permutations=100)
curve.ATF_136 = specaccum(ATF.sub_136, method="random", permutations=100)

pdf("Plots/CumulativePreyCurve-GW136.pdf",width=6.5,height=4.25)
par(mfrow=c(1,1), mar=c(2,2,3,1), omi=c(0.4,0.4,0,0))

# Plot PH curve with CI:
plot(curve.PH_136, 
     main="",
     ci.type = "polygon", ci.col = rgb(1, 158/255, 115/255, 0.5), ci.lty = 0, 
     col = "red",
     xlab = "", ylab="", 
     xlim = c(0,100), ylim = c(0,25))

# Add ATF curve and CIT to the same plot:
plot(curve.ATF_136, 
     ci.type = "polygon", ci.col = rgb(86/255, 180/255, 233/255, 0.5), ci.lty = 0, 
     col = "blue",
     xlim = c(0,100), ylim = c(0,25), add = TRUE)

mtext("Cumulative Prey Taxa", side=2, line=0.5, outer=T)
mtext("No. Stomachs Sampled", side=1, line=-0.0, padj=0.5, outer=T)
mtext("GW: 136-155 mm; All Sites and Time Periods", side=3, padj=-0.5, outer=F)
legend("bottomright", inset=0.005, legend=c("PH", "ATF"), bty="n", lwd=1, col=c("red", "blue"), lty=1, x.intersp=0.5, y.intersp=1.2, cex=0.75, seg.len=1.5)
dev.off()
